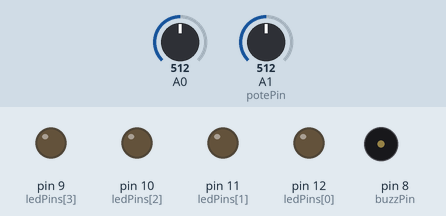
The sketch below on a simulated Arduino Uno, built with avr-gcc and run on an emulated ATmega328P. Parts: output pins drawn as LEDs (lit = HIGH), buzzer (waves = sounding). Inputs (shaded band) come from the test bench; at power-on: A0 = 512, A1 (potePin) = 512.

Above: at 1.2 s.
1.3 s: A0 set to 594
4.3 s: A0 set to 609
At 7.0 s:
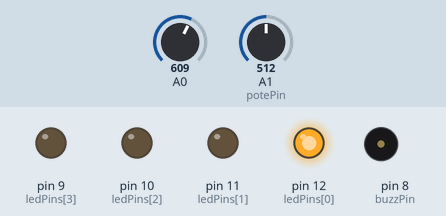
7.3 s: A0 set to 511
At 9.4 s:
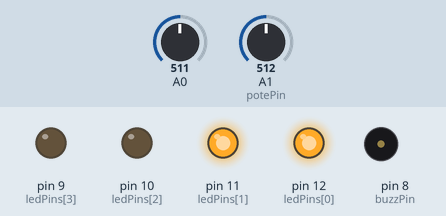
10.3 s: A0 set to 412
12.5 s: A0 set to 391
At 13.2 s:
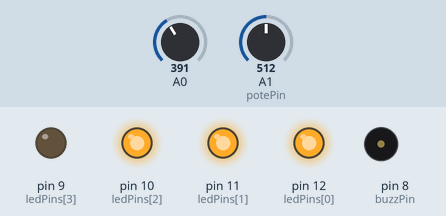
15.5 s: A0 set to 716
At 17.8 s:
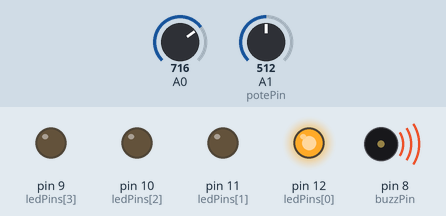
Timing chart, 0 to 19.5 s (numbered marks = the images above; inputs shaded):
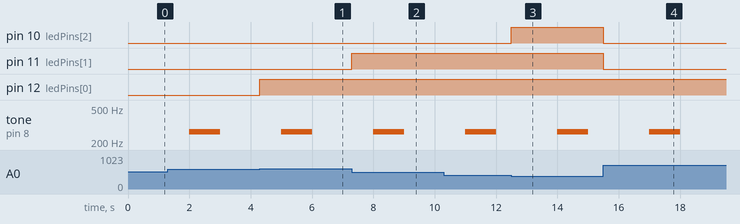

Measured:
- the behaviour switches between 600 and 601 on A0 (found by bisection; images 0 and 1)
- the behaviour switches between 401 and 400 on A0 (found by bisection; images 2 and 3)
- after the input at 4.3 s, pin 12 (ledPins[0]): LOW → HIGH at once
- after the input at 7.3 s, pin 11 (ledPins[1]): LOW → HIGH at once
- after the input at 12.5 s, pin 10 (ledPins[2]): LOW → HIGH at once
- after the input at 15.5 s, pin 10 (ledPins[2]), pin 11 (ledPins[1]): HIGH → LOW at once

The sketch:

rmagd2-Lab-05.ino
```cpp
/* rmagd2-Lab-05.ino */
/* ---------------------------------------------------------------------------------------
 >> Assignment details and provided code are created and owned by Patrick Troy.
 >> University of Illinois Chicago - CS 362, Spring 2024
 >> --------------------------------------------------------------------------------------
 >> File   : rmagd2-Lab-05.ino :: Lab 5 - Multiple Inputs and Outputs
 >> Author : Ryan Magdaleno
 >> UIN/nID: 668523658 (rmagd2)
 >> System : Windows 10 w/ Mingw-w64
 >> TA     : Anshuman
 - -                             - -
 >> References used ::
 >> https://docs.arduino.cc/built-in-examples/digital/toneMelody/
 - -                             - -
 >> File overview   ::
 >> This program takes a photoresistor value and in five ranges, the 4 LEDs onboard will
 >> light up depending on the value. Onboard there is also a potentiometer that controls
 >> the buzzer via the pote's analog value. There are 7 ranges that play a buzzer for
 >> 1 second each (except range 0), then delay based on the range the potentiometer's
 >> analog value is in.
--------------------------------------------------------------------------------------- */
// Global variables ::
# define scale 146.15
# define C4 262
byte prevLux, curLux, prevBuzz, curBuzz;
byte potePin = A1, buzzPin = 8;
bool inBuzz = false;
unsigned long start, now, delta;
byte ledPins[]  = {12, 11, 10, 9};
int ranges[][2] = {
    {801, 2000},
    {601, 800},
    {401, 600},
    {201, 400},
    {0, 200}
};


// Set up start variables and pin modes ::
void setup()
{
    // Serial.begin(9600);
    start = millis();
    pinMode(potePin, INPUT) ;  // Potentiometer.
    pinMode(buzzPin, OUTPUT);  // Buzzer.
    for (const byte& pin : ledPins)    { pinMode(pin, OUTPUT); }
    prevLux  = getLuxIndex();
    prevBuzz = getBuzzIndex();
}


// Retrieve lux range array index ::
byte getLuxIndex()
{
    int lux = analogRead(A0);
    for (byte i = 0; i < 5; ++i) {
        if (lux >= ranges[i][0] && lux <= ranges[i][1]) {
            return i;
        }
    }
    return -1;
}


// Get Buzzer range (0-6) ::
byte getBuzzIndex() { return analogRead(potePin) / scale; }


// Main Arduino loop ::
void loop()
{
    // LED / photoresistor module ::
    curLux = getLuxIndex();
    if (prevLux != curLux)
    {
        prevLux = curLux;

        // Turn ON / OFF the correct # of LEDs ::
        for (byte i = 0; i < curLux; ++i) { digitalWrite(ledPins[i],     HIGH); }
        for (; curLux < 5; ++curLux)      { digitalWrite(ledPins[curLux], LOW); }
    }

     // Potentiometer / Buzzer module ::
    curBuzz = getBuzzIndex();
    now = millis();
    // Serial.println(curBuzz);

    if (prevBuzz != curBuzz)
    {
        prevBuzz = curBuzz;
        inBuzz = true;
        start = now;
        if (curBuzz) { tone(buzzPin, C4); }
    }

    // Buzz correct amount of time ::
    switch (curBuzz)
    {
        case 0:  // No Buzz ::
            noTone(buzzPin);
            break;

        case 6: // Constant Buzz ::
            tone(buzzPin, C4);
            break;

        default: // Depending on range (1-5) play correct interval ::
            // 1 second buzz check ::
            if (inBuzz && now - start >= 1000)
            {
                noTone(buzzPin);
                inBuzz = false;
                start = now;
            }
            // Correct delay interval check ::
            else if (!inBuzz && now - start >= (unsigned)(8000 >> (curBuzz - 1)))
            {
                tone(buzzPin, C4);
                inBuzz = true;
                start = now;
            }
    }
}
```
